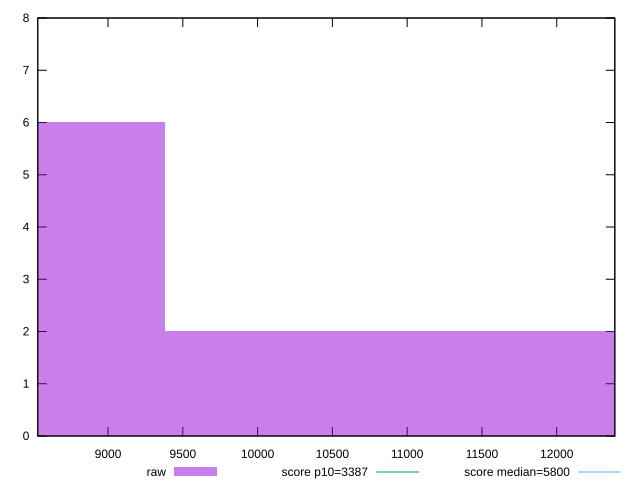

Recreate this plot in gnuplot.
reset

$raw <<EOF
11257.493947935962 2
7504.995965290641 6
EOF

set key outside below
set boxwidth 3752.4979826453205
set xrange [8530.187833385311:12388.377865112368]
set yrange [0:8]
set trange [0:8]
set style fill transparent solid 0.5 noborder

set parametric
set terminal svg size 640, 490 enhanced background rgb 'white'
set output "report/report_00029_2021-02-24T13-36-40.390Z/speed-index/samples/astro/raw/histogram.svg"

plot $raw title "raw" with boxes, \
     3387,t title "score p10=3387", \
     5800,t title "score median=5800"

reset
